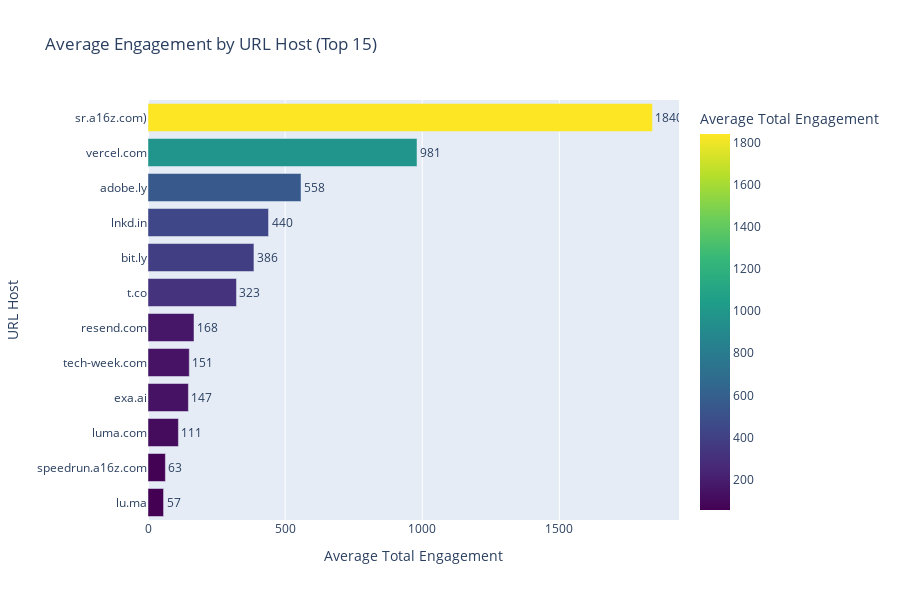

Write notebook code for a chart like this one.
### Code cell
# Visualize engagement by URL host
domain_eng_plot = domain_engagement.reset_index()

fig = px.bar(
    domain_eng_plot,
    x='Avg_Engagement',
    y='primary_domain',
    orientation='h',
    title='Average Engagement by URL Host (Top 15)',
    labels={'Avg_Engagement': 'Average Total Engagement', 'primary_domain': 'URL Host'},
    text='Avg_Engagement',
    color='Avg_Engagement',
    color_continuous_scale='Viridis',
    hover_data=['Post_Count', 'Median_Engagement']
)

fig.update_traces(texttemplate='%{text:.0f}', textposition='outside')
fig.update_layout(height=600, showlegend=False)
fig.update_yaxes(categoryorder='total ascending')
fig.show()
fig.write_html('../output/figures/engagement_by_url_host.html')

### Figure 1 — Plotly figure (JSON) as saved in the notebook; plotly's stock layout.template omitted (floating-point values rounded to 4 significant figures)
{"data": [{"customdata": [[9.0, 2300.0], [1.0, 981.0], [5.0, 558.0], [2589.0, 138.0], [143.0, 214.0], [3.0, 148.0], [4.0, 81.0], [7.0, 151.0], [5.0, 63.0], [12.0, 70.0], [5.0, 54.0], [30.0, 40.5]], "hovertemplate": "Average Total Engagement=%{marker.color}<br>URL Host=%{y}<br>Post_Count=%{customdata[0]}<br>Median_Engagement=%{customdata[1]}<extra></extra>", "legendgroup": "", "marker": {"color": [1840.0, 981.0, 558.0, 439.6, 386.3, 322.7, 167.8, 150.6, 147.4, 110.9, 63.4, 56.7], "coloraxis": "coloraxis", "pattern": {"shape": ""}}, "name": "", "orientation": "h", "showlegend": false, "text": [1840.0, 981.0, 558.0, 439.6, 386.3, 322.7, 167.8, 150.6, 147.4, 110.9, 63.4, 56.7], "textposition": "outside", "texttemplate": "%{text:.0f}", "type": "bar", "x": [1840.0, 981.0, 558.0, 439.6, 386.3, 322.7, 167.8, 150.6, 147.4, 110.9, 63.4, 56.7], "xaxis": "x", "y": ["sr.a16z.com)", "vercel.com", "adobe.ly", "lnkd.in", "bit.ly", "t.co", "resend.com", "tech-week.com", "exa.ai", "luma.com", "speedrun.a16z.com", "lu.ma"], "yaxis": "y"}], "layout": {"barmode": "relative", "coloraxis": {"colorbar": {"title": {"text": "Average Total Engagement"}}, "colorscale": [[0, "#440154"], [0.1111, "#482878"], [0.2222, "#3e4989"], [0.3333, "#31688e"], [0.4444, "#26828e"], [0.5556, "#1f9e89"], [0.6667, "#35b779"], [0.7778, "#6ece58"], [0.8889, "#b5de2b"], [1, "#fde725"]]}, "height": 600, "legend": {"tracegroupgap": 0}, "showlegend": false, "title": {"text": "Average Engagement by URL Host (Top 15)"}, "xaxis": {"anchor": "y", "domain": [0, 1], "title": {"text": "Average Total Engagement"}}, "yaxis": {"anchor": "x", "categoryorder": "total ascending", "domain": [0, 1], "title": {"text": "URL Host"}}}}
